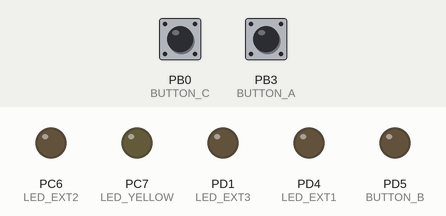
The program below on a simulated ATmega32U4, built with avr-gcc and emulated at 16 MHz. Shown: output pins drawn as LEDs (lit = HIGH). Dashed ring = blinking. The inputs (shaded band) are chosen by the test bench; at power-on: PB0 (BUTTON_C) HIGH, PB3 (BUTTON_A) HIGH.

Above: at 2.4 s.
2.5 s: PB0 (BUTTON_C) pulled LOW for 0.15 s
At 2.62 s:
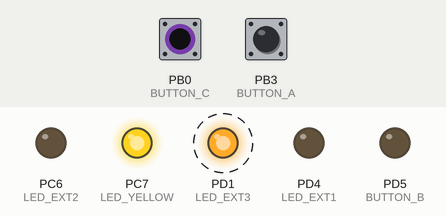
5.5 s: PB3 (BUTTON_A) pulled LOW for 0.15 s
At 5.62 s:
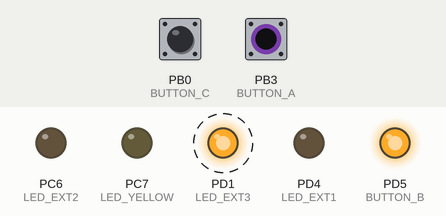
8.5 s: PB3 (BUTTON_A) pulled LOW for 1 s
At 8.87 s:
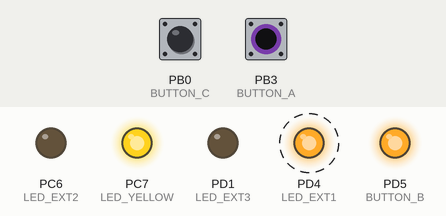
11.5 s: PB3 (BUTTON_A) pulled LOW for 3.2 s
At 14.63 s:
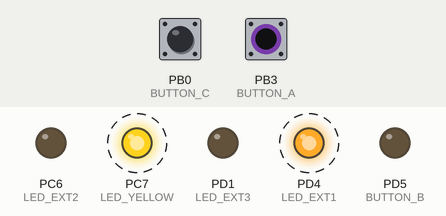
Timing chart, 0 to 17.2 s (numbered marks = the images above; inputs shaded):
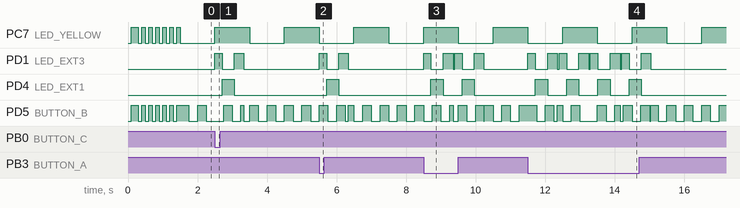

Measured:
- after the input at 2.5 s, PD1 (LED_EXT3): alternates HIGH for 0.24 s and LOW for 0.35 s, 4 changes in all, then stays LOW, starting at once; PD4 (LED_EXT1): LOW → HIGH after 0.21 s, → LOW 0.35 s later
- after the input at 5.5 s, PD1 (LED_EXT3): alternates HIGH for 0.24 s and LOW for 0.35 s, 4 changes in all, then stays LOW, starting at once; PD4 (LED_EXT1): LOW → HIGH after 0.21 s, → LOW 0.35 s later
- after the input at 8.5 s, PD4 (LED_EXT1): alternates HIGH for 0.35 s and LOW for 0.54 s, 4 changes in all, then stays LOW, starting after 0.21 s
- after the input at 11.5 s, PD1 (LED_EXT3): LOW → HIGH at once, then repeats every 0.90 s: LOW 0.35 s, HIGH 0.28 s, LOW 0.05 s, HIGH 0.21 s, until it stays LOW from 15.0 s; PD4 (LED_EXT1): alternates HIGH for 0.35 s and LOW for 0.55 s, 8 changes in all, then stays LOW, starting after 0.21 s
- by itself, PC7 (LED_YELLOW): alternates HIGH for 1.0 s and LOW for 1.0 s

The program:

main.c
```c
/*-----------------------------------------------------------
This program implements interleaved pseudo-scheduling.
Heart-beat @ 4Hz (blinking on-board green LED)is interleaved
between intensive tasks which use a for-loop spin for job
spacing. Another parallel task (blinking yellow on-board LED)
is done using 1 Hz interrupt

ISR -> Timers

Created:   05-Feb-2016
Hardware:  ATMEGA32U4 on A-Star 32U4 Robot
           Controller LV with Raspberry Pi Bridge

           Note: LFUSE = 0xFF, HFUSE = 0xD0
           XTAL = 16MHz (CKDIV8 = 1 => SYSCLK = 16MHz)
-----------------------------------------------------------*/

#include "main.h"

/* Globals */
volatile unsigned int  schedule_task = 0, event_250ms = 0, loop;
volatile unsigned char button_a_stat = HIGH, button_c_stat = HIGH;

/* Number millisecs since epoch */
volatile unsigned long int time_ms = 0, tcounter = 0;


/* Main */
int main()
{
   /* Init ports and pins */
   init_all();

   /* Setup interrupts */
   setup_interrupts();

   /* Turn off all LEDs */
   clear_all_leds();

   /* Enable interrupts */
   sei();

   /* Main loop */
   while(1)
   {
      /*  Heart-beat 4Hz */
      if(event_250ms != 0)
      {
         PORTD ^= (1 << LED_GREEN);
         event_250ms = 0;
      }

      /* Task scheduled? */
      if(schedule_task != 0)
      {
         /* Red ON */
         PORTD |= (1 << LED_EXT3);

         /* 300ms wait */
         _busy_wait_ms(DELAY_300);

         /* Red OFF, Yellow ON */
         PORTD &= ~(1 << LED_EXT3);
         PORTD |= (1 << LED_EXT1);

         /* 500ms wait */
         _busy_wait_ms(DELAY_500);

         /* Yellow OFF, Red ON */
         PORTD &= ~(1 << LED_EXT1);
         PORTD |= (1 << LED_EXT3);

         /* 400ms wait */
         _busy_wait_ms(DELAY_400);

         /* Red OFF */
         PORTD &= ~(1 << LED_EXT3);

         schedule_task = 0;
      }
   }

   return 0;
}


/* Turn OFF all LEDs */
void clear_all_leds()
{
   /* Turn OFF all LEDs */
   PORTC &= ~((1 << LED_YELLOW) | (1 << LED_EXT2));
   PORTD |= (1 << LED_GREEN);
   PORTD &= ~((1 << LED_EXT1) | (1 << LED_EXT3));
}

/* Check buttons and maintain their presses */
void check_buttons()
{
   unsigned int button_a_now, button_c_now;

   if(PINB & (1 << BUTTON_A))
   {
      button_a_now = HIGH;
   }
   else
   {
      button_a_now = LOW;
   }

   /* HIGH -> LOW = Press */
   if(button_a_stat == HIGH && button_a_now == LOW)
   {
      _delay_ms(BLIND_DELAY);
      schedule_task = 1;
   }

   /* Button C */
   if(PINB & (1 << BUTTON_C))
   {
      button_c_now = HIGH;
   }
   else
   {
      button_c_now = LOW;
   }

   /* HIGH -> LOW = Press */
   if(button_c_stat == HIGH && button_c_now == LOW)
   {
      _delay_ms(BLIND_DELAY);
      schedule_task = 1;
   }
}

/*-----------------------------------------------------------
                    INITIALIZATION
-----------------------------------------------------------*/
void init_all()
{
   /* Start up allowance */
   _delay_ms(100);

   /* Configure LED pins to output */
   DDRC |= ((1 << LED_YELLOW)| (1 << LED_EXT2));
   DDRD |= ((1 << LED_GREEN) | (1 << LED_EXT1) | (1 << LED_EXT3));

   /* Configure Button pins to input */
   DDRB &= ~((1 << BUTTON_A) | (1 << BUTTON_C));

   /* Enable pull-ups on input pins */
   PORTB |= ((1 << BUTTON_A) | (1 << BUTTON_C));

   /* Show a startup pattern */
   startup_pattern_show();
}

void startup_pattern_show()
{
   int i;

   /* Turn ON all LEDs */
   PORTC |= (1 << LED_YELLOW);
   PORTD |= (1 << LED_GREEN);

   _delay_ms(200);

   /* Flash LEDs 5 times */
   for(i = 0; i <= 11; i++)
   {
      PORTC ^= (1 << LED_YELLOW);
      PORTD ^= (1 << LED_GREEN);

      _delay_ms(100);
   }

   /* Turn OFF all LEDs */
   PORTC &= ~(1 << LED_YELLOW);
   PORTD |= (1 << LED_GREEN);
}


/*-----------------------------------------------------------
                PERIPHERAL CONFIGURATION
-----------------------------------------------------------*/

/* Configure interrupts */
void setup_interrupts()
{
   int result = 1;

   /* Timer 1 config */
   if(result)
   {
      result = setup_autoreload_timer1(1000);
   }

   /* Timer 3 config */
   if(result)
   {
      result = setup_autoreload_timer3(1);
   }

   if(!result)
   {
      throw_error(ERR_CONFIG);
   }
}


/* Timer 1 setup */
int setup_autoreload_timer1(unsigned long int delay)
{
   /* Compute the load count */
   int result = 1;

   if(result != 0)
   {
      /* Set timer count start */
      TCNT1 = 0;

      /* Auto-reload (CTC) mode for Timer 1 */
      TCCR1B |= (1 << WGM12);
      TCCR1B &= ~(1 << WGM13);
      TCCR1A &= ~((1 << WGM11) | (1 << WGM10));

      /* Load compare TOP count */
      OCR1A = 62499; /* 1s */

      /* Interrupts for Timer 1 */
      TIMSK1 |= (1 << OCIE1A);

      /* Select clock source = prescaler 256 - TIMER START */
      TCCR1B |= (1 << CS12);
      TCCR1B &= ~((1 << CS10) | (1 << CS11));
   }

   return result;
}


/* Timer 3 setup */
int setup_autoreload_timer3(unsigned long int delay)
{
   /* Compute the load count */
   int result = 1;

   if(result != 0)
   {
      /* Set timer count start */
      TCNT3 = 0;

      /* Auto-reload (CTC) mode for Timer 3 */
      TCCR3B |= (1 << WGM32);
      TCCR3B &= ~(1 << WGM33);
      TCCR3A &= ~((1 << WGM31) | (1 << WGM30));

      /* Load compare TOP count */
      OCR3A = 15999; /* 1ms */

      /* Interrupts for Timer 3 */
      TIMSK3 |= (1 << OCIE3A);

      /* Select clock source = prescaler = 1 - TIMER START */
      TCCR3B &= ~((1 << CS32) | (1 << CS31));
      TCCR3B |= (1 << CS30);
   }

   return result;
}


/*-----------------------------------------------------------
                 ERROR/EXCEPTION HANDLERS
-----------------------------------------------------------*/

void throw_error(error_code_t ec)
{
   /* Red LED */
   cli();
   DDRB |= (1 << LED_RED);

   /* Show error and hang */
   switch(ec)
   {
      case ERR_CONFIG:
      {
         PORTC |= (1 << LED_YELLOW);
         break;
      }
      case ERR_PERIPH:
      {
         PORTD |= (1 << LED_GREEN);
         break;
      }
      default:
      {
         PORTC |= (1 << LED_YELLOW);
      }
   }

   /* Turn red LED ON and hang */
   PORTB |= (1 << LED_RED);
   while(1);
}


/*-----------------------------------------------------------
             INTERRUPT SERVICE ROUTINES
-----------------------------------------------------------*/

/*ISR - Timer 1 compare A interrupt */
ISR(TIMER1_COMPA_vect)
{
   /* Toggles every 1s - 1Hz */
   tcounter++;
   PORTC ^= (1 << LED_YELLOW);
}

/*ISR - Timer 3 compare A interrupt */
ISR(TIMER3_COMPA_vect)
{
   time_ms++;

   /* Heart-beat toggle 250ms - 4Hz */
   if(time_ms % 250 == 0)
   {
       event_250ms = 1;

       /* During intensive tasks, blink here */
       if(schedule_task != 0)
       {
          PORTD ^= (1 << LED_GREEN);
       }
   }

   /* Poll buttons every 50ms */
   if(time_ms % 50 == 0)
   {
      check_buttons();
   }
}
```

main.h
```c
/*-----------------------------------------------------
This program implements interleaved pseudo-scheduling.
Heart-beat @ 4Hz (blinking on-board green LED)is interleaved
between intensive tasks which use a for-loop spin for job
spacing. Another parallel task (blinking yellow on-board LED)
is done using 1 Hz interrupt

ISR -> Timers

Created:   05-Feb-2016
Hardware:  ATMEGA32U4 on A-Star 32U4 Robot
           Controller LV with Raspberry Pi Bridge

           Note: LFUSE = 0xFF, HFUSE = 0xD0
           XTAL = 16MHz (CKDIV8 = 1 => SYSCLK = 16MHz)
-----------------------------------------------------*/
#define F_CPU 16000000

#include <avr/io.h>
#include <avr/interrupt.h>
#include <util/delay.h>

#define BUTTON_A PB3
#define BUTTON_B PD5
#define BUTTON_C PB0

#define LED_YELLOW PORTC7
#define LED_GREEN  PORTD5
#define LED_RED    PORTB0

#define LED_EXT1   PORTD4 // YELLOW
#define LED_EXT2   PORTC6 // GREEN
#define LED_EXT3   PORTD1 // RED

#define BLIND_DELAY  1    /* Blind cycle time (ms) */

#define DELAY_300    436363
#define DELAY_400    581817
#define DELAY_500    727272

#define _busy_wait_ms(x)   for(uint32_t i = 0; i < x; i++) \
                           { __asm__ __volatile("nop":::);}


/* HIGH and LOW for buttons */
enum
{
   LOW = 0,
   HIGH
};

/* Error codes */
typedef enum ec
{
   ERR_CONFIG = 0,
   ERR_PERIPH,
   ERR_GENERC
} error_code_t;


/* Function prototypes */
/* User */
void init_all(void);
void startup_pattern_show(void);
void clear_all_leds(void);

/* Error handling */
void throw_error(error_code_t ec);

/* Peripheral configuration */
void setup_interrupts(void);
int setup_autoreload_timer1(unsigned long int delay);
int setup_autoreload_timer3(unsigned long int delay);
void check_buttons(void);
```
